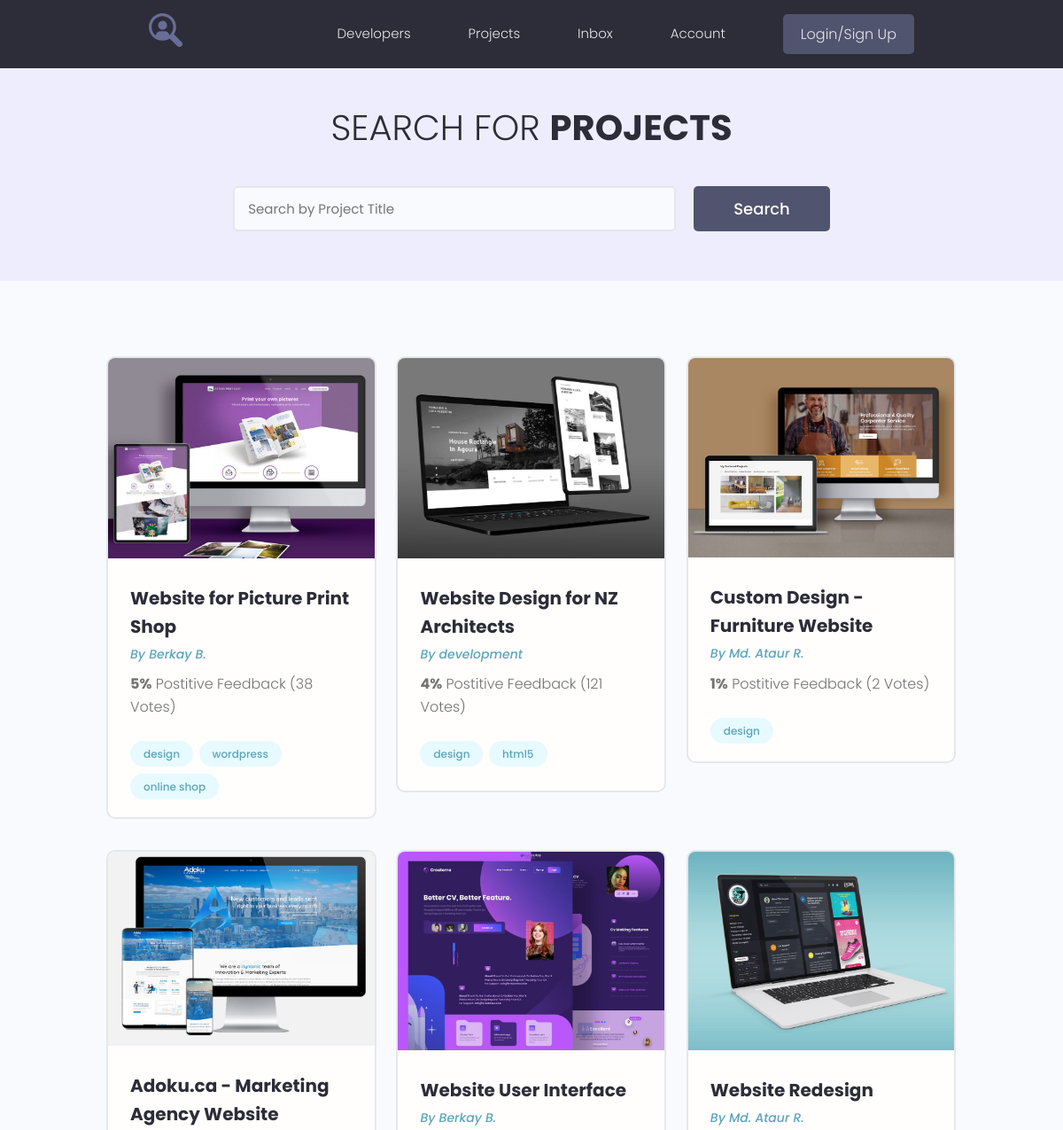
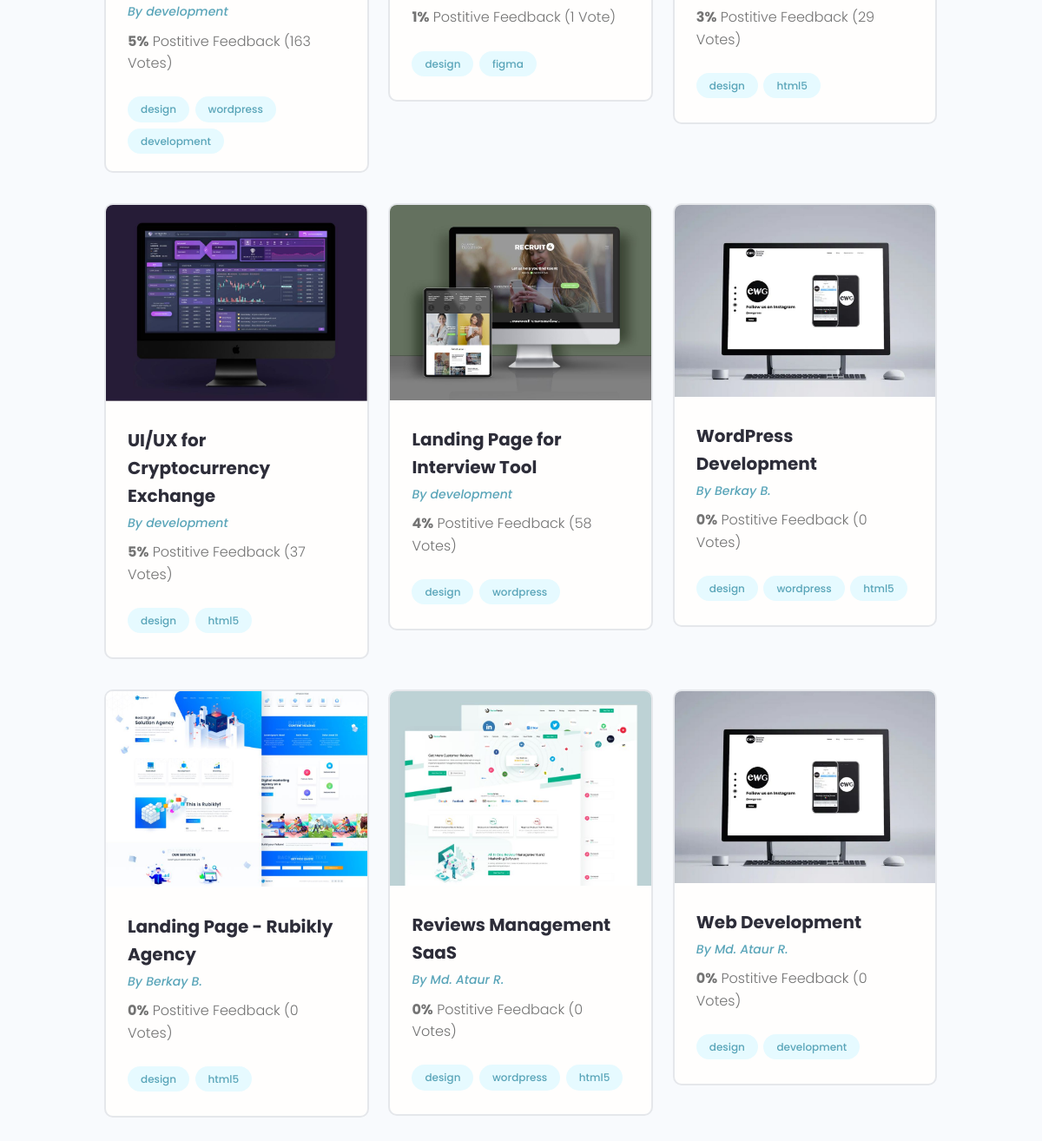
/projects/, run on the app's committed database (2 pictures, top to bottom).
### projects/models.py (models this page shows, shortened)
class Project(models.Model):
    owner = models.ForeignKey(Profile, on_delete=models.SET_NULL, blank=True, null=True)
    title = models.CharField(max_length=200)
    description = models.TextField(blank=True, null=True)
    featured_image = models.ImageField(upload_to="projects/%Y/%m/%d/", default="default.jpg")
    demo_link = models.CharField(max_length=200, blank=True, null=True)
    source_link = models.CharField(max_length=200, blank=True, null=True)
    tags = models.ManyToManyField('Tag', blank=True)
    vote_total = models.IntegerField(default=0)
    vote_ratio = models.IntegerField(default=0)
    created = models.DateTimeField(auto_now_add=True)

class Tag(models.Model):
    name = models.CharField(max_length=200)
    created = models.DateTimeField(auto_now_add=True)
    def __str__(self):
        return self.name

### users/models.py (models this page shows, shortened)
class Profile(models.Model):
    user = models.OneToOneField(User, on_delete=models.CASCADE, blank=True, null=True)
    name = models.CharField(max_length=200, blank=True, null=True)
    email = models.EmailField(max_length=200, blank=True, null=True)
    username = models.CharField(max_length=200, blank=True, null=True)
    short_info = models.CharField(max_length=200, blank=True, null=True)
    bio = models.TextField(blank=True, null=True)
    profile_image = models.ImageField(upload_to="profile/", default='profiles/user-default.png')
    social_github = models.CharField(max_length=200, blank=True, null=True)
    social_youtube = models.CharField(max_length=200, blank=True, null=True)
    social_website = models.CharField(max_length=200, blank=True, null=True)
    created = models.DateTimeField(auto_now_add=True)

### projects/views.py (the view)
# urls.py: path('projects/', include('projects.urls')),
def projects(request):
    pr = Project.objects.all()
    context = {'projects': pr}
    return render(request, "projects/projects.html", context)

### projects/templates/projects/projects.html (shortened to what this page needs)
{% extends 'projects/base.html' %}
{% block content %}
  <main class="projects">
    <section class="hero-section text-center">
      <div class="container container--narrow">
        <div class="hero-section__box">
          <h2>Search for <span>Projects</span></h2>
        </div>
        <div class="hero-section__search">
          <form class="form" action="#" method="get">
            <div class="form__field">
              <input class="input input--text" id="formInput#search" type="text" name="text"
                placeholder="Search by Project Title" />
            </div>
            <input class="btn btn--sub btn--lg" type="submit" value="Search" />
          </form>
        </div>
      </div>
    </section>
    <section class="projectsList">
      <div class="container">
        <div class="grid grid--three">
          {% for project in projects %}
          <div class="column">
            <div class="card project">
              <a href="{% url 'project' project.id %}" class="project">
                <img class="project__thumbnail" src="{{ project.featured_image.url }}" alt="project thumbnail" />
                <div class="card__body">
                  <h3 class="project__title">{{ project.title }}</h3>
                  <p><a class="project__author" href="{% url 'user_profile' project.owner.id %}">By {{ project.owner.name }}</a></p>
                  <p class="project--rating">
                    <span style="font-weight: bold;">{{ project.vote_ratio }}%</span> Postitive
                    Feedback ({{ project.vote_total }} Vote{{ project.vote_total|pluralize:'s' }})
                  </p>
                  <div class="project__tags">
                    {% for tag in project.tags.all %}
                    <span class="tag tag--pill tag--main">
                      <small>{{ tag }}</small>
                    </span>
                    {% endfor %}
                  </div>
                </div>
              </a>
            </div>
          </div>
          {% endfor %}
        </div>
      </div>
    </section>
  </main>
{% endblock %}

### projects/templates/projects/base.html (shortened to what this page needs)
<!DOCTYPE html>
{% load static %}
<html lang="en">
<head>
   <link rel="stylesheet" href="https://maxcdn.bootstrapcdn.com/font-awesome/4.5.0/css/font-awesome.min.css">
  <link rel="stylesheet" href="{% static 'uikit/styles/uikit.css' %}" />
  <link rel="stylesheet" href="{% static 'styles/app.css' %}" />
</head>
<body>
{% include 'projects/navbar.html' %}
{% block content %}{% endblock %}
</body>
</html>

### projects/templates/projects/navbar.html (shortened to what this page needs)
{% load static %}
  <header class="header">
    <div class="container container--narrow">
      <a href="/" class="header__logo">
        <img src="{% static 'images/logo.svg' %}" alt="DevSearch Logo" />
      </a>
      <nav class="header__nav">
        <ul class="header__menu">
          <li class="header__menuItem"><a href="{% url 'profiles' %}">Developers</a></li>
          <li class="header__menuItem"><a href="{% url 'projects' %}">Projects</a></li>
          <li class="header__menuItem"><a href="inbox.html">Inbox</a></li>
          <li class="header__menuItem"><a href="{% url 'account' %}"> Account</a></li>
          {% if request.user.is_authenticated %}
          <li class="header__menuItem"><a href="{% url 'create_project' %}">Add Projects</a></li>
          <li class="header__menuItem"><a href="{% url 'logout' %}}" class="btn btn--sub">Logout</a></li>
          {% else %}
          <li class="header__menuItem"><a href="{% url 'login' %}" class="btn btn--sub">Login/Sign Up</a></li>
          {% endif %}
        </ul>
      </nav>
    </div>
  </header>

### projects/static/styles/app.css (style rules this page uses)
:root { --color-sub: #2d2d39; }
.btn--sub { background-color: var(--color-sub-light); }
.card { border: 2px solid var(--color-light); }
img { width: 100%; }
.header { position: sticky; z-index: 111; background-color: var(--color-sub); padding: 1.5rem 0; }
.header > .container { display: flex; justify-content: space-between; align-items: center; }
.header__logo > img { height: 3.8rem; }
.header__nav > ul { display: inline-flex; align-items: center; list-style: none; gap: 6.5rem; }
.header__menuItem > a { color: var(--color-light); font-weight: 300; }
.hero-section { height: 40vh; display: flex; align-items: center; background-color: var(--color-sub); }
.hero-section__box { margin-bottom: 4rem; }
.hero-section__box > h2, .hero-section__box > h2 > span { font-size: 4rem; color: var(--color-light); line-height: 1.3; text-transform: uppercase; }
.hero-section__box > h2 { font-weight: 300; }
.hero-section__box > h2 > span { font-weight: 700; }
.hero-section__search > .form { display: flex; align-items: center; justify-content: center; gap: 2rem; }
.hero-section__search > .form input.input--text { width: 50rem; }
.project__author { font-size: 1.4rem; font-style: italic; }
.project--rating { margin-bottom: 1.6em; margin-top: .5em; }
.projects > .hero-section { background: var(--color-sub-lighter); height: 30vh; }
.projects .hero-section__box { margin-bottom: 2.5rem; }
.projects .hero-section__box > h2 { color: var(--color-sub); }
.projects .hero-section__box > h2 > span { font-weight: 700; color: var(--color-sub); }
.projectsList { margin-top: 8rem; }
.project__thumbnail { object-fit: cover; object-position: top center; width: 100%; }
.project__title { font-size: 2rem; font-weight: 700; color: var(--color-sub); }

### projects/static/uikit/styles/modules/_variables.css (style rules this page uses)
:root { --color-main: #5aa5b9; --color-main-light: #e6faff; --color-sub: #3f4156; --color-sub-light: #51546e; --color-sub-lighter: #ededfd; --color-text: #737373; --color-gray: #8b8b8b; --color-light: #e5e7eb; --color-light-gray: #767676; --color-bg: #f8fafd; --color-white: #fffefd; --color-white-light: #f3f3f3; --color-success: #359e64; --color-success-bg: #def8e8; --color-error: #fc4b0b; --color-error-bg: #fff2ee; --font-base: 'Poppins', arial, helvetica, 'Segoe UI', roboto, ubuntu, sans-serif; --font-monospace: 'Fira Code', 'Courier New', courier, monospace; --font-regular: 300; --font-medium: 500; --font-bold: 700; --generic-shadow: 1px 1px 5px #00000010; --generic-transition: all 0.3s ease-in-out; }

### projects/static/uikit/styles/modules/_base.css (style rules this page uses)
* { margin: 0; padding: 0; box-sizing: border-box; text-rendering: optimizeLegibility; color: inherit; font-size: inherit; }
html { font-size: 50%; }
@media only screen and (min-width: 480px) { html { font-size: 56.25%; } }
@media only screen and (min-width: 1200px) { html { font-size: 62.5%; } }
body { line-height: 1.6; font-weight: 400; font-size: 1.5rem; color: var(--color-text); background-color: var(--color-bg); min-height: 100vh; }

### projects/static/uikit/styles/modules/_typography.css (style rules this page uses)
* { font-family: var(--font-base); }
h2 { font-size: 3.6rem; font-weight: var(--font-bold); }
h3 { font-size: 3.2rem; font-weight: var(--font-medium); }
p, span, strong { font-size: 1.6rem; color: var(--color-text); font-weight: var(--font-regular); }
a { padding-bottom: 2px; text-decoration: none; display: inline-block; color: var(--color-main); font-weight: var(--font-medium); }

### projects/static/uikit/styles/modules/_utilities.css (style rules this page uses)
.container { width: 92%; max-width: 165rem; margin: 0 auto; box-sizing: border-box; }
.container--narrow { width: 92%; max-width: 120rem; }
@media screen and (min-width: 1000px) { .container { width: 90%; } }
@media screen and (min-width: 1000px) { .container--narrow { width: 85%; } }
@media screen and (min-width: 1200px) { .container { width: 80%; } }
@media screen and (min-width: 1200px) { .container--narrow { width: 72%; } }
.text-center { text-align: center; }

### projects/static/uikit/styles/modules/_button.css (style rules this page uses)
.btn { display: inline-block; position: relative; cursor: pointer; background-color: var(--color-light); font-weight: var(--font-medium); color: var(--color-sub); text-decoration: none; padding: 1rem 2rem; border-radius: 0.5rem; border: none; width: -webkit-fit-content; width: -moz-fit-content; width: fit-content; height: -webkit-fit-content; height: -moz-fit-content; height: fit-content; font-size: 1.6rem; outline-width: 0; outline-color: transparent; -webkit-backface-visibility: hidden; backface-visibility: hidden; transition: all 0.3s ease-in-out; }
.btn--sub { background-color: var(--color-sub); color: var(--color-white); }
.btn--lg { font-size: 1.8rem; padding: 1.2rem 4.5rem; }

### data on the page
Project: featured_image (picture), title "Website for Picture Print Shop", owner.name "Berkay B.", vote_ratio "5", vote_total "38"
Tag: name "design"
Tag: name "wordpress"
Tag: name "online shop"
Project: featured_image (picture), title "Website Design for NZ Architects", owner.name "development", vote_ratio "4", vote_total "121"
Tag: name "html5"
Project: featured_image (picture), title "Custom Design - Furniture Website", owner.name "Md. Ataur R.", vote_ratio "1", vote_total "2"
Project: featured_image (picture), title "Adoku.ca - Marketing Agency Website", owner.name "development", vote_ratio "5", vote_total "163"
Tag: name "development"
Project: featured_image (picture), title "Website User Interface", owner.name "Berkay B.", vote_ratio "1", vote_total "1"
Tag: name "figma"
Project: featured_image (picture), title "Website Redesign", owner.name "Md. Ataur R.", vote_ratio "3", vote_total "29"
Project: featured_image (picture), title "UI/UX for Cryptocurrency Exchange", owner.name "development", vote_ratio "5", vote_total "37"
Project: featured_image (picture), title "Landing Page for Interview Tool", owner.name "development", vote_ratio "4", vote_total "58"
Project: featured_image (placeholder picture), title "WordPress Development", owner.name "Berkay B.", vote_ratio "0", vote_total "0"
Project: featured_image (picture), title "Landing Page - Rubikly Agency", owner.name "Berkay B.", vote_ratio "0", vote_total "0"
Project: featured_image (picture), title "Reviews Management SaaS", owner.name "Md. Ataur R.", vote_ratio "0", vote_total "0"
Project: featured_image (placeholder picture), title "Web Development", owner.name "Md. Ataur R.", vote_ratio "0", vote_total "0"
